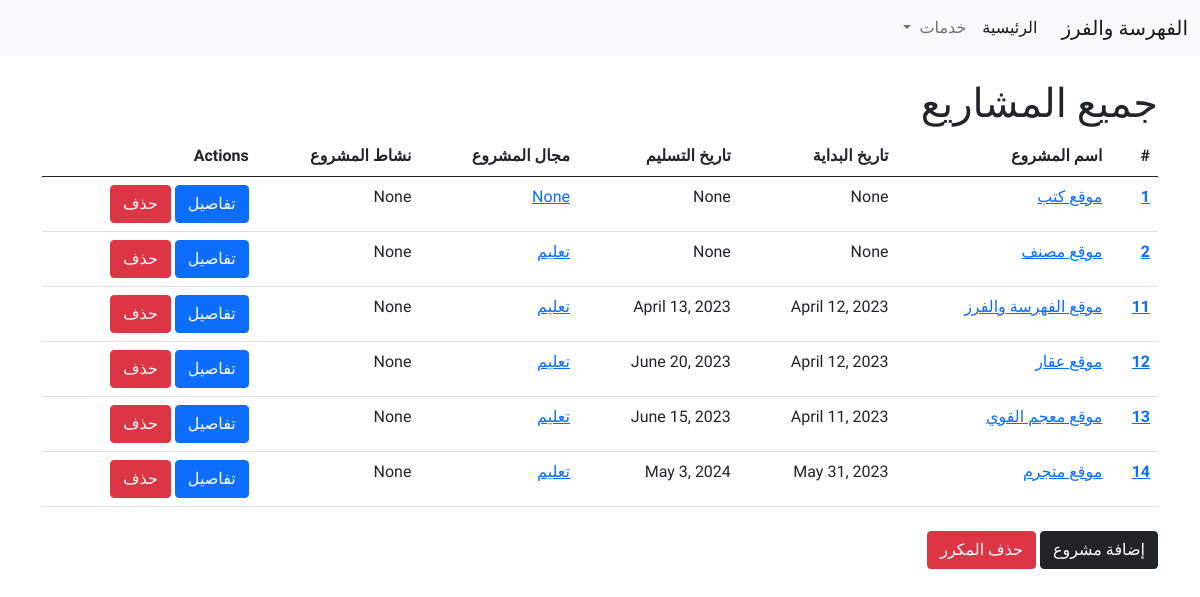
The page / on the database its author committed.
### fahrasah/models.py (models this page shows, shortened)
class Project(models.Model):
    title = models.CharField(max_length=150, verbose_name="اسم المشروع")
    website_name = models.CharField(max_length=200, verbose_name="اسم الموقع")
    website_field = models.ForeignKey(WebsiteField, on_delete=models.SET_NULL, null=True, blank=True, verbose_name="مجال المشروع")
    website_activity = models.ForeignKey(WebsiteActivity, on_delete=models.SET_NULL, null=True, blank=True, verbose_name="نشاط المشروع")
    start_date = models.DateField(auto_now_add=False, verbose_name="تاريخ بداية المشروع")
    end_date = models.DateField(verbose_name="الموعد النهائي المتوقع")

class WebsiteField(models.Model):
    name = models.CharField(max_length=150, verbose_name="اسم المجال")
    def __str__(self):
        return self.name
    class Meta:
        verbose_name = "مجال موقع"
        verbose_name_plural = "مجال موقع"

### fahrasah/views.py (the view)
# urls.py: path('', all_projects, name='all-projects'),
def all_projects(request):
    projects = Project.objects.all()
    pages = Page.objects.all()
    context = {
        'projects': projects,
        'pages': pages,
    }
    return render(request, 'fahrasah/all-projects.html', context)

### fahrasah/templates/fahrasah/all-projects.html (shortened to what this page needs)
{% extends 'base.html' %}
{% block content %}
<h1>جميع المشاريع</h1>
<table class="table mb-4">
    <thead>
      <tr>
        <th scope="col">#</th>
        <th scope="col">اسم المشروع</th>
        <th scope="col">تاريخ البداية</th>
        <th scope="col">تاريخ التسليم</th>
        <th scope="col">مجال المشروع</th>
        <th scope="col">نشاط المشروع</th>
        <th scope="col">Actions</th>
      </tr>
    </thead>
    <tbody>
        <tr>
        {% for project in projects %}
        <th scope="row"><a href="{% url 'fahrasah:single-project' project.id %}">{{project.id}}</a></th>
        <td><a href="{% url 'fahrasah:single-project' project.id %}">{{project.title}}</a></td>
        <td>{{project.start_date}}</td>
        <td>{{project.end_date}}</td>
        <td><a href="#">{{project.website_field}}</a></td>
        <td>{{project.website_activity}}</td>
        <td>
            <a href="{% url 'fahrasah:single-project' project.id %}" class="btn btn-primary">تفاصيل</a>
            <a href="{% url 'fahrasah:del-project' project.id %}" class="btn btn-danger">حذف</a>
        </td>
        </tr>
        {% endfor %}
    </tbody>
</table>
<a href="{% url 'fahrasah:add-project' %}" class="btn btn-dark">إضافة مشروع</a>
<a href="{% url 'fahrasah:del-duplicated-projects' 'title' %}" class="btn btn-danger">حذف المكرر</a>
{% endblock content %}

### templates/base.html (style rules this page uses)
* { font-family: 'Changa', sans-serif; }

### rows shown on the page
Project: id "1", title "موقع كتب", start_date "None", end_date "None", website_field "None", website_activity "None"
Project: id "2", title "موقع مصنف", start_date "None", end_date "None", website_field "تعليم", website_activity "None"
Project: id "11", title "موقع الفهرسة والفرز", start_date "April 12, 2023", end_date "April 13, 2023", website_field "تعليم", website_activity "None"
Project: id "12", title "موقع عقار", start_date "April 12, 2023", end_date "June 20, 2023", website_field "تعليم", website_activity "None"
Project: id "13", title "موقع معجم القوي", start_date "April 11, 2023", end_date "June 15, 2023", website_field "تعليم", website_activity "None"
Project: id "14", title "موقع متجرم", start_date "May 31, 2023", end_date "May 3, 2024", website_field "تعليم", website_activity "None"
